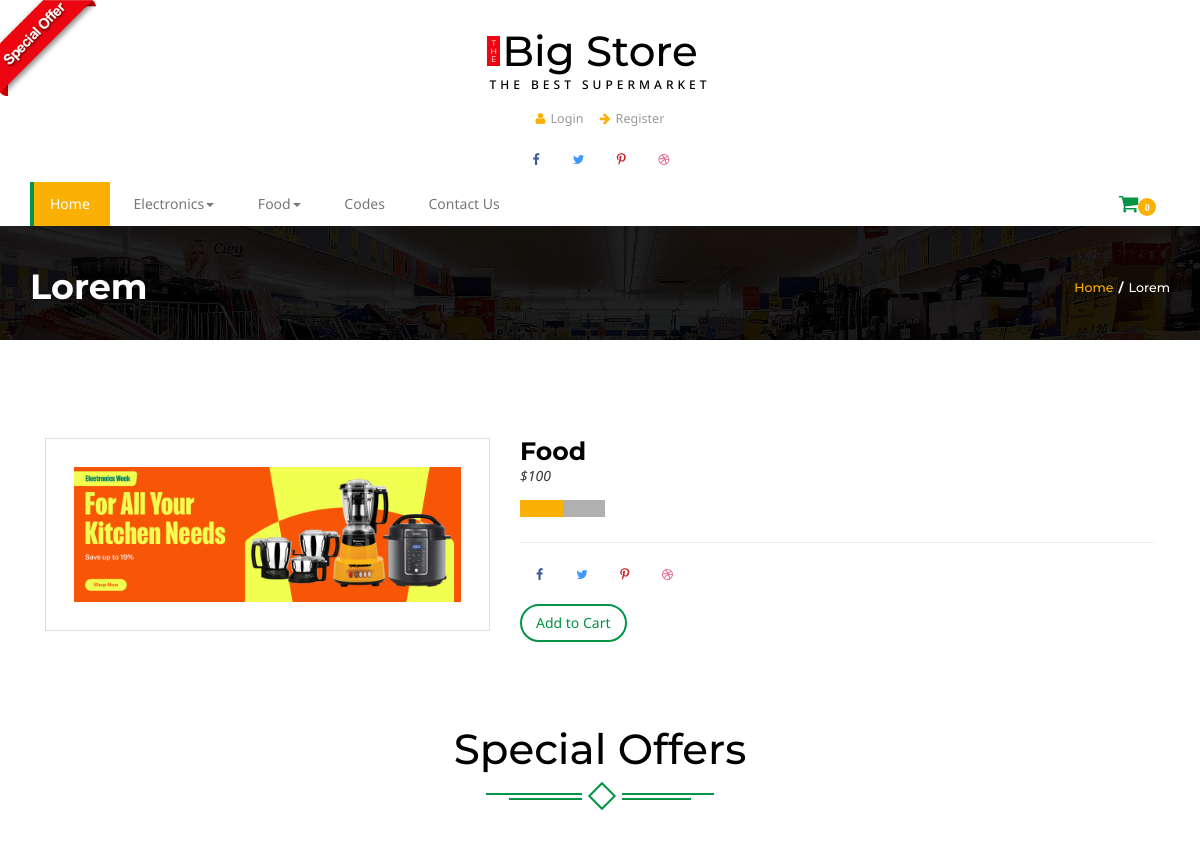
The app's page /detail/food (upper part), older data.
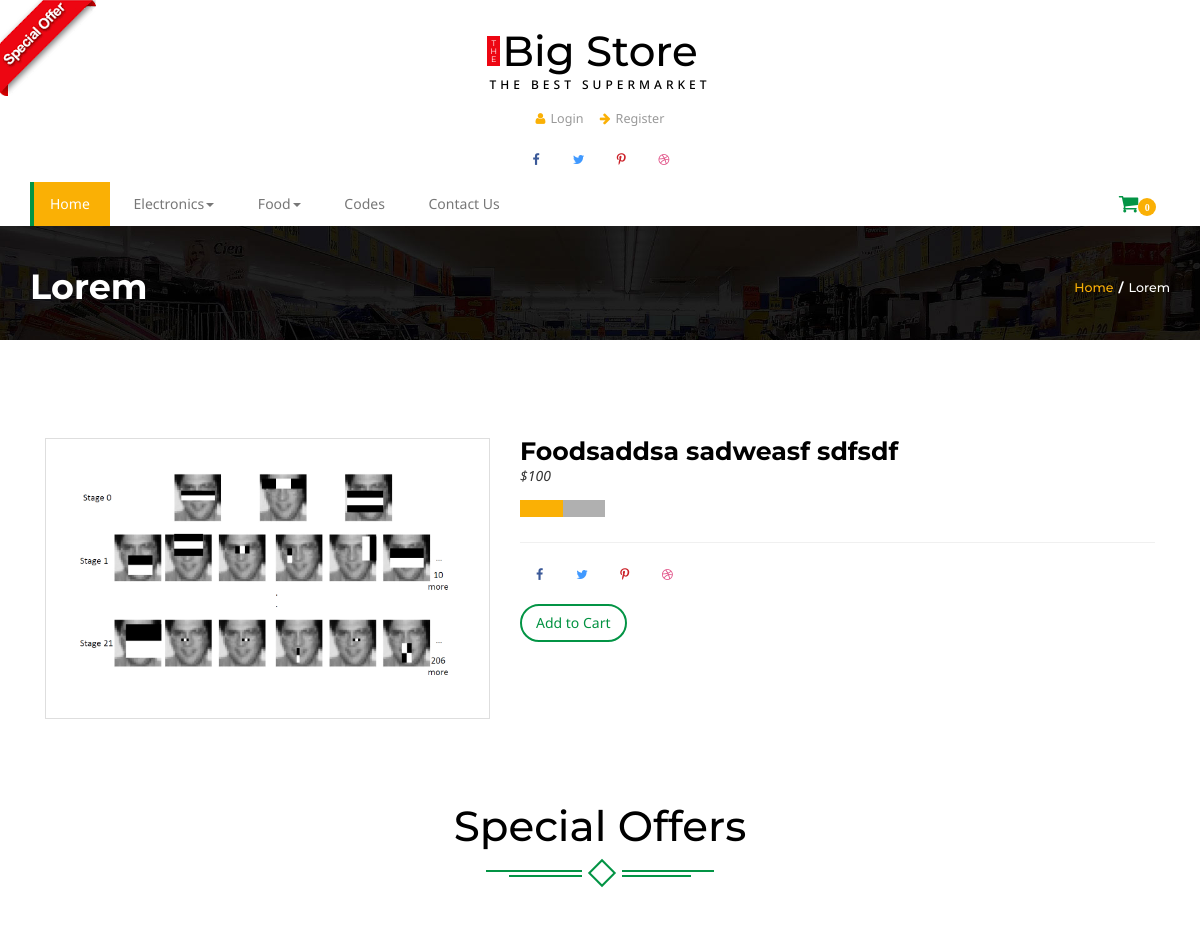
The same page, newer data.
### home/models.py (models this page shows, shortened)
class Category(models.Model):
	name = models.CharField(max_length = 300)
	slug = models.TextField(unique = True)
	status = models.CharField(max_length = 50,blank = True,choices = (('active','Active'),('','Default')))

class Product(models.Model):
	name = models.CharField(max_length = 500)
	image = models.ImageField(upload_to = 'media')
	price = models.IntegerField()
	discounted_price = models.IntegerField(default = 0)
	category = models.ForeignKey(Category,on_delete = models.CASCADE)
	subcategory = models.ForeignKey(SubCategory,on_delete = models.CASCADE)
	description = models.TextField(blank = True)
	status = models.CharField(max_length = 50,choices = (('active','Active'),('','Default')))
	labels = models.CharField(max_length = 500,choices = LABELS,blank = True)
	slug = models.TextField(unique = True)

### home/views.py (the view)
# urls.py: path('detail/<slug>',DetailView.as_view(),name = 'detail'),
class DetailView(BaseView):
	def get(self,request,slug):
		self.views['detail_product'] = Product.objects.filter(slug = slug)
		return render(request,'single.html',self.views)

### template/single.html (shortened to what this page needs)
{% extends 'base.html' %}
{% load static %}
{% block content %}
<div class="banner-top">
	<div class="container">
		<h3 >Lorem</h3>
		<h4><a href="index.html">Home</a><label>/</label>Lorem</h4>
		<div class="clearfix"> </div>
	</div>
</div>
		<div class="single">
			<div class="container">
{% for detail in detail_product %}
<div class="single-top-main">
	   		<div class="col-md-5 single-top">
	   		<div class="single-w3agile">
<div id="picture-frame">
			<img src="{{detail.image.url}}" data-src="{{detail.image.url}}" alt="" class="img-responsive"/>
		</div>
			</div>
			</div>
			<div class="col-md-7 single-top-left ">
								<div class="single-right">
				<h3>{{detail.name}}</h3>
				 <div class="pr-single">
				 	{% if detail.discounted_price > 0 %}
									<p ><label>${{detail.price}}</label><em class="item_price">${{detail.discounted_price}}</em></p>
									{% else %}
									<p ><em class="item_price">${{detail.price}}</em></p>
									{% endif %}
				</div>
				<div class="block block-w3">
					<div class="starbox small ghosting"> </div>
				</div>
				<p class="in-pa"> {{detail.description}} </p>
				<ul class="social-top">
					<li><a href="#" class="icon facebook"><i class="fa fa-facebook" aria-hidden="true"></i></a></li>
					<li><a href="#" class="icon twitter"><i class="fa fa-twitter" aria-hidden="true"></i></a></li>
					<li><a href="#" class="icon pinterest"><i class="fa fa-pinterest-p" aria-hidden="true"></i></a></li>
					<li><a href="#" class="icon dribbble"><i class="fa fa-dribbble" aria-hidden="true"></i></a></li>
				</ul>
					<div class="add add-3">
										   <button class="btn btn-danger my-cart-btn my-cart-b" data-id="1" data-name="Wheat" data-summary="summary 1" data-price="6.00" data-quantity="1" data-image="images/si.jpg">Add to Cart</button>
										</div>
			</div>
			</div>
		   <div class="clearfix"> </div>
</div>
{% endfor %}
	</div>
</div>
<div class="content-top offer-w3agile">
	<div class="container ">
			<div class="spec ">
				<h3>Special Offers</h3>
					<div class="ser-t">
						<span><i></i></span>
					</div>
			</div>
					</div>
				</div>
{% endblock %}

### template/base.html (shortened to what this page needs)
<!DOCTYPE html>
{% load static %}
<html>
<head>
<link href="{% static 'css/bootstrap.css' %}" rel='stylesheet' type='text/css' />
<link href="{% static 'css/style.css' %}" rel='stylesheet' type='text/css' />
<link href="{% static 'css/font-awesome.css' %}" rel="stylesheet">
	<link rel="stylesheet" href="{% static 'css/jstarbox.css' %}" type="text/css" media="screen" charset="utf-8" />
</head>
<body>
<a href="offer.html"><img src="images/download.png" class="img-head" alt=""></a>
<div class="header">
		<div class="container">
			<div class="logo">
				<h1 ><a href="/"><b>T<br>H<br>E</b>Big Store<span>The Best Supermarket</span></a></h1>
			</div>
			<div class="head-t">
				<ul class="card">
					{% if user.is_authenticated %}
					<li><a href="wishlist.html" ><i class="fa fa-heart" aria-hidden="true"></i>Wishlist</a></li>
					<li><a href="about.html" ><i class="fa fa-file-text-o" aria-hidden="true"></i>Order History</a></li>
					<li><a href="shipping.html" ><i class="fa fa-ship" aria-hidden="true"></i>Shipping</a></li>
					<li><a href="/logout/" ><i class="fa fa-user" aria-hidden="true"></i>Logout</a></li>
					{% else %}
					<li><a href="/login/" ><i class="fa fa-user" aria-hidden="true"></i>Login</a></li>
					<li><a href="/register/" ><i class="fa fa-arrow-right" aria-hidden="true"></i>Register</a></li>
					{% endif %}
				</ul>
			</div>
			<div class="header-ri">
				<ul class="social-top">
					<li><a href="#" class="icon facebook"><i class="fa fa-facebook" aria-hidden="true"></i></a></li>
					<li><a href="#" class="icon twitter"><i class="fa fa-twitter" aria-hidden="true"></i></a></li>
					<li><a href="#" class="icon pinterest"><i class="fa fa-pinterest-p" aria-hidden="true"></i></a></li>
					<li><a href="#" class="icon dribbble"><i class="fa fa-dribbble" aria-hidden="true"></i></a></li>
				</ul>
			</div>
				<div class="nav-top">
					<nav class="navbar navbar-default">
					<div class="collapse navbar-collapse" id="bs-megadropdown-tabs">
						<ul class="nav navbar-nav ">
							<li class=" active"><a href="/" class="hyper "><span>Home</span></a></li>
							{% for cat in categories %}
							<li class="dropdown ">
								<a href="#" class="dropdown-toggle  hyper" data-toggle="dropdown" ><span>{{cat.name}}<b class="caret"></b></span></a>
							</li>
							{% endfor %}
							<li><a href="codes.html" class="hyper"> <span>Codes</span></a></li>
							<li><a href="contact.html" class="hyper"><span>Contact Us</span></a></li>
						</ul>
					</div>
					</nav>
					 <div class="cart" >
						<span class="fa fa-shopping-cart my-cart-icon"><span class="badge badge-notify my-cart-badge"></span></span>
					</div>
					<div class="clearfix"></div>
				</div>
				</div>
</div>
{% block content %}
{% endblock %}
</body>
</html>

Row changes from the older to the newer data that the page shows:
removed Product: image (picture), name "Food", price "100"
added Product: image (picture), name "Foodsaddsa sadweasf sdfsdf", price "100"
